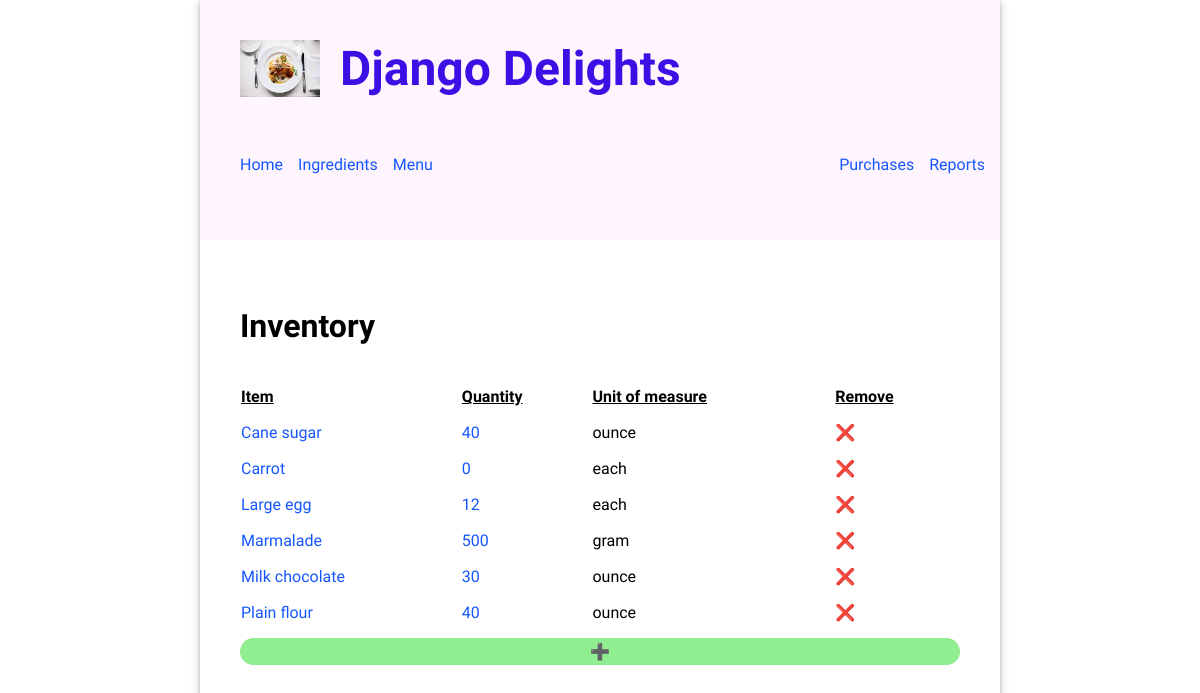
The page /ingredients/ on the database as committed earlier.
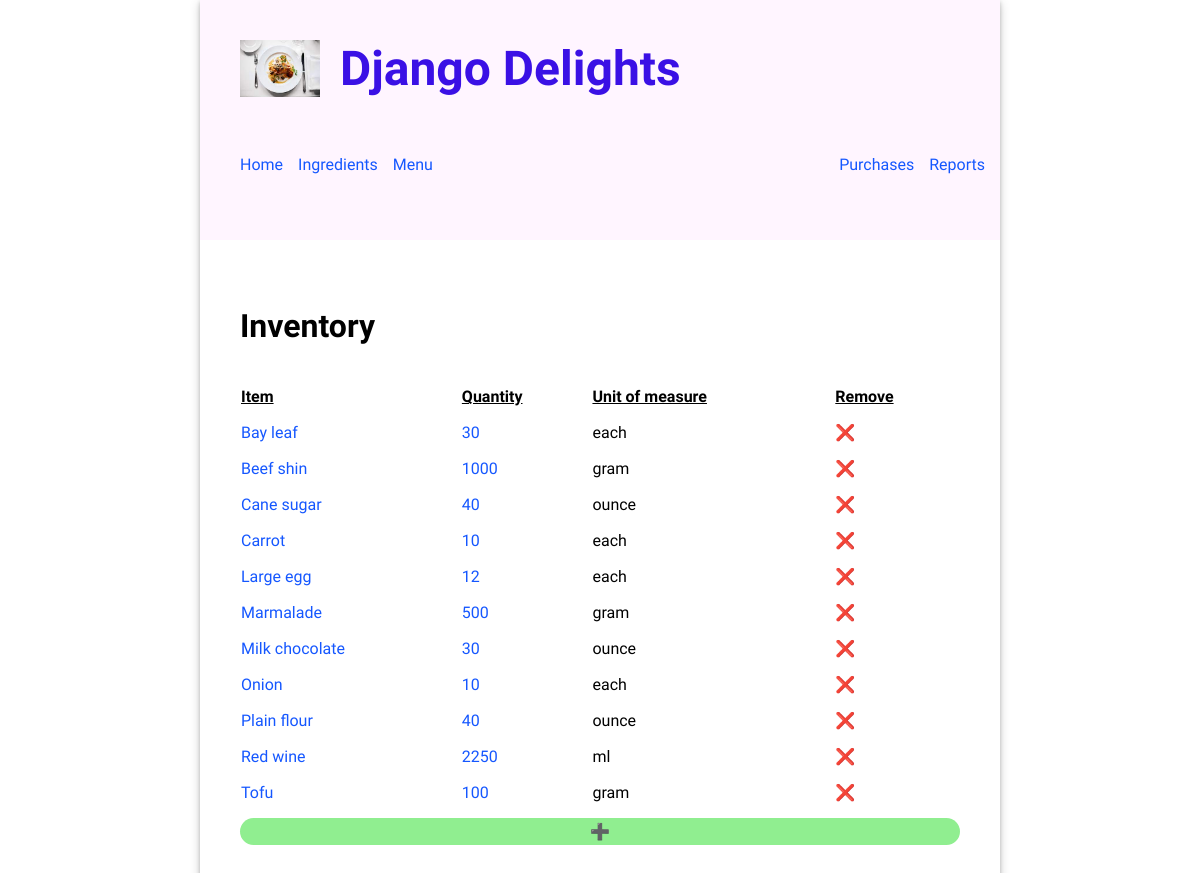
The same page on the database as committed later.
### inventory/models.py (models this page shows, shortened)
class Ingredient(models.Model):
    class Meta:
        ordering = ['name']
    name = models.CharField(unique=True, max_length=200)
    quantity = models.IntegerField(unique=False, blank=True)
    unit = models.CharField(unique=False, blank=True, max_length=10)
    unit_price = models.DecimalField(unique=False, blank=True, max_digits=6, decimal_places=3)
    kanban = models.BooleanField(default=False)
    threshold = models.IntegerField(unique=False, blank=True)
    re_order = models.IntegerField(unique=False, blank=True)

### inventory/views.py (the view)
# urls.py: path('ingredients/', views.IngredientView.as_view(), name='ingredients'),
class IngredientView(ListView):
  model = Ingredient
  template_name = 'inventory/ingredient.html'

### inventory/templates/inventory/ingredient.html (shortened to what this page needs)
{% extends 'base.html' %}
{% load static %}
{% block content %}
<div>
  <h2>Inventory</h2>
  <table>
    <thead>
      <tr>
        <th>Item</th>
        <th>Quantity</th>
        <th>Unit of measure</th>
        <th>Remove</th>
      </tr>
    </thead>
    <tbody>
      {% for item in object_list %}
          <tr>
            <td>
              <a href="{% url 'update_ingredients' item.id %}">{{ item.name }}<a>
            </td>
            <td>
              <a href="{% url 'update_stock' item.id %}">{{ item.quantity }}</a>
            </td>
            <td>
              {{ item.unit}}
            </td>
            <td>
              <a class="delete-button" href="{% url 'delete_ingredients' item.id %}">❌</a>
            </td>
          </tr>
      {% endfor %}
    </tbody>
  </table>
  <a class="add-button" href="{% url 'create_ingredients' %}">➕</a>
</div>
{% endblock %}

### inventory/templates/base.html (shortened to what this page needs)
{% load static %}
<!DOCTYPE html>
<html>
  <head>
    <link rel="stylesheet" type="text/css" href="{% static 'inventory/style.css' %}" />
  </head>
  <body>
    <header>
      <div class="header-first-row">
        <img
          src="{% static 'inventory/plate.jpeg' %}"
          alt="Django Delights Logo"
          width="80px"
        />
        <h1 class="title">Django Delights</h1>
      </div>
      <nav class="navbar">
          <a href="{% url 'home' %}" {% if request.path == '/' %} class="current-page" {% endif %}>Home</a>
          <a href="{% url 'ingredients' %}" {% if 'ingredients' in request.path %} class="current=page" {% endif %}>Ingredients</a>
          <a href="{% url 'menu' %}" {% if 'menu' in request.path %} class="current-page" {% endif %}>Menu</a>
          <a href="{% url 'purchases' %}" {% if 'purchases' in request.path %} class="current-page" {% endif %}>Purchases</a>
          <a href="{% url 'report' %}" {% if 'report' in request.path %} class="current-page" {% endif %}>Reports</a>
      </nav>
    </header>
    <main>{% block content %}{% endblock %}</main>
  </body>
</html>

### inventory/static/inventory/style.css (style rules this page uses)
body { font-family: "Oxygen", sans-serif; margin: 0; min-width: 800px; max-width: 60%; margin: 0 auto; box-shadow: 0 2px 4px 0 rgba(0, 0, 0, 0.2), 0 3px 10px 0 rgba(0, 0, 0, 0.19); }
header { background-color: #fff5ff; min-height: 200px; display: flex; align-items: center; flex-direction: column; align-items: flex-start; padding-left: 40px; padding-top: 40px; }
.header-first-row { width: 100%; display: flex; }
.title { font-size: 3em; padding: 0px 50px 0 20px; margin: auto 0; color: #3a10e5; }
.navbar { margin-top: 50px; display: flex; width: 100%; }
.navbar > :nth-child(3) { margin-right: auto; }
.navbar a { text-decoration: none; padding: 8px 0; color: #1557ff; margin-right: 15px; }
main { padding: 40px; }
main h2 { font-size: 2em; }
main table { text-align: left; border-collapse: separate; border-spacing: 0 15px; width: 100%; }
main table th { text-align: left; border-collapse: separate; border-spacing: 0 15px; text-decoration: underline; }
a { text-decoration: none; color: #1557ff; }
.add-button { display: inherit; text-align: center; border-radius: 15px; text-decoration: none; color: inherit; padding: 4px; background-color: lightgreen; }
.delete-button { text-decoration: none; color: inherit; }

Rows that differ between the two databases and show on the page:
added Ingredient: name "Bay leaf", quantity "30", unit "each"
added Ingredient: name "Beef shin", quantity "1000", unit "gram"
changed Ingredient "Carrot": quantity "0" → "10"
added Ingredient: name "Onion", quantity "10", unit "each"
added Ingredient: name "Red wine", quantity "2250", unit "ml"
added Ingredient: name "Tofu", quantity "100", unit "gram"
